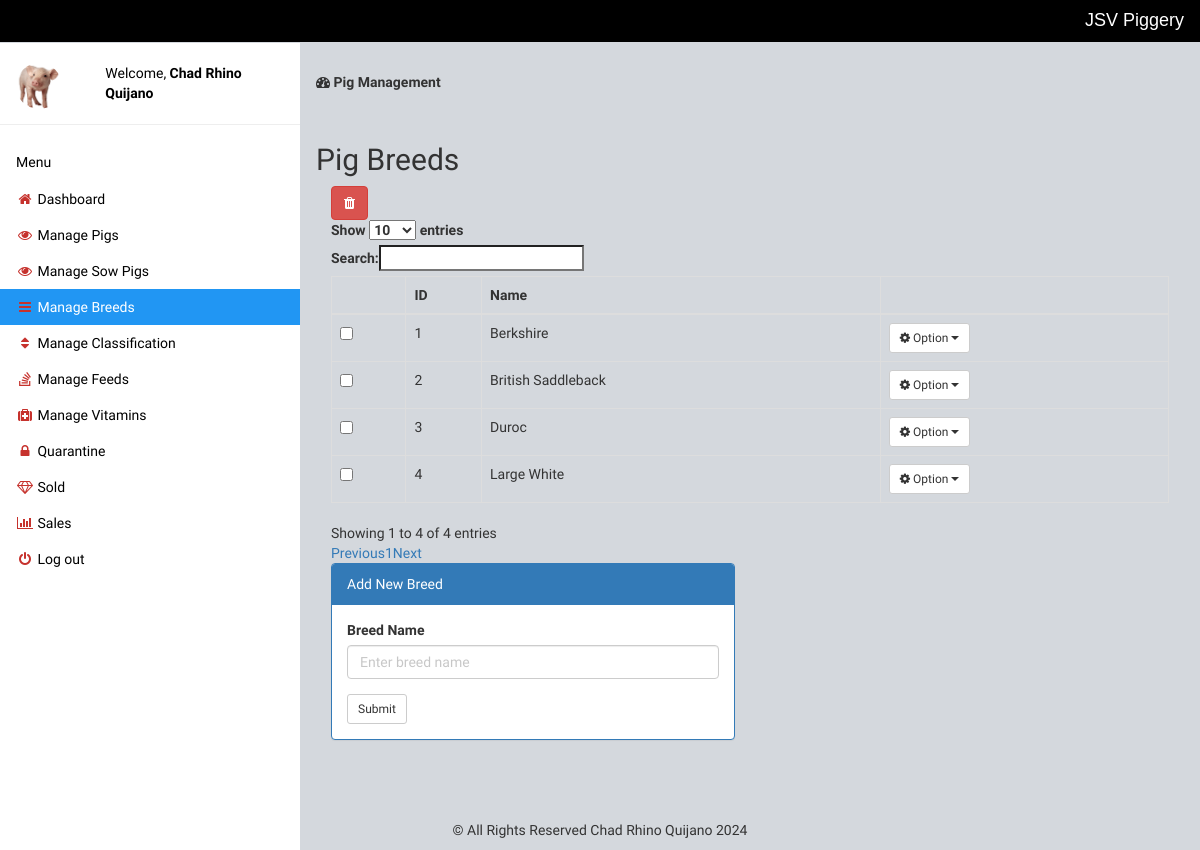
Screenshot of /manage-breed.php (signed in) with the database file from the repository.
### tables this page shows
CREATE TABLE `breed` (
  `id` int(11) NOT NULL,
  `name` varchar(255) NOT NULL
);

### manage-breed.php (the view, shortened to what this page needs)
<?php include 'setting/system.php'; ?>
<?php include 'theme/head.php'; ?>
<?php include 'theme/sidebar.php'; ?>
<div class="w3-main" style="margin-left:300px;margin-top:43px;">
	<header class="w3-container" style="padding-top:22px">
		<h5><b><i class="fa fa-dashboard"></i> Pig Management</b></h5>
	</header>
	<div class="w3-container" style="padding-top:22px">
		<div class="w3-row">
			<h2>Pig Breeds</h2>
			<div class="col-md-12">
				<a title="Check to delete from list" data-toggle="modal" data-target="#_removed" id="delete" class="btn btn-danger"><i class="fa fa-trash"></i>
				</a>
				<form method="post" action="delete_breed.php">
					<table class="table table-hover table-bordered" id="table">
						<thead>
							<tr>
								<th></th>
								<th>ID</th>
								<th>Name</th>
								<th></th>
							</tr>
						</thead>
						<tbody>
							<?php
							$get = $db->query("SELECT * FROM breed");
							$res = $get->fetchAll(PDO::FETCH_OBJ);
							foreach ($res as $n) { ?>
								<tr>
									<td>
										<input type="checkbox" name="selector[]" value="<?php echo $n->id ?>">
									</td>
									<td> <?php echo $n->id; ?> </td>
									<td> <?php echo $n->name; ?> </td>
									<td class="dropdown">
										<button class="btn btn-sm btn-default dropdown-toggle" type="button" data-toggle="dropdown"><i class="fa fa-cog"></i> Option
											<span class="caret"></span></button>
									</td>
								</tr>
							<?php }
							?>
						</tbody>
					</table>
				</form>
			</div>
			<?php
			$title = "Add New Breed";
			$name = "";
			$button_name = "submit";
			?>
			<div class="col-md-6">
				<div class="panel panel-primary">
					<div class="panel-heading"><?= $title ?></div>
					<div class="panel-body">
						<form method="post">
							<div class="form-group">
								<label class="control-label">Breed Name</label>
								<input type="text" name="breed" class="form-control" placeholder="Enter breed name" value="<?= $name ?>">
							</div>
							<button class="btn btn-sm btn-default" type="submit" name="<?= $button_name ?>">Submit</button>
						</form>
					</div>
				</div>
			</div>
		</div>
	</div>
</div>
<?php include 'theme/foot.php'; ?>

### theme/head.php (shortened to what this page needs)
<!DOCTYPE html>
<html>
<head>
<link rel="stylesheet" href="./plugin/w3.css">
<link rel="stylesheet" href="./plugin/bootstrap.min.css">
<link rel="stylesheet" href="./plugin/font-awesome.min.css">
<link rel="stylesheet" type="text/css" href="https://cdn.datatables.net/1.10.16/css/dataTables.bootstrap.min.css">
<link rel="stylesheet" type="text/css" href="https://cdnjs.cloudflare.com/ajax/libs/bootstrap-datepicker/1.7.1/css/bootstrap-datepicker.min.css">
</head>
<body>

### theme/sidebar.php (shortened to what this page needs)
<?php
$url = implode(explode('/jsv', strtolower($_SERVER['REQUEST_URI'])));
$active = "w3-blue";
?>
<div class="w3-bar w3-top w3-black w3-large dont-print" style="z-index:4">
  <span class="w3-bar-item w3-right" style="font-family: sans-serif;"><?php echo NAME_X; ?></span>
</div>
<nav class="w3-sidebar w3-collapse w3-white w3-animate-left dont-print" style="z-index:3;width:300px;" id="mySidebar"><br>
  <div class="w3-container w3-row">
    <div class="w3-col s4">
      <img src="img/pig.png" class="w3-circle w3-margin-right" style="width:46px">
    </div>
    <div class="w3-col s8 w3-bar">
      <span>Welcome, <strong><?php echo ucwords($_SESSION['name']); ?></strong></span><br>
    </div>
  </div>
  <hr>
  <div class="w3-container">
    <h5>Menu</h5>
  </div>
  <div class="w3-bar-block">
    <a href="dashboard.php" class="w3-bar-item w3-button w3-padding <?= $url == '/dashboard.php' ? $active : '' ?>"><i class="fa fa-home fa-fw" style="color: #c6322d !important;"></i> Dashboard</a>
    <a href="manage-pig.php" class="w3-bar-item w3-button w3-padding <?= $url == '/manage-pig.php' || $url == '/add-pig.php' || str_contains($url ,'/edit-pig.php') || str_contains($url ,'/quarantine.php') || str_contains($url ,'/sold.php') || str_contains($url ,'/sold-all.php') ? $active : '' ?>"><i class="fa fa-eye fa-fw" style="color: #c6322d !important;"></i> Manage Pigs</a>
    <a href="manage-anay.php" class="w3-bar-item w3-button w3-padding <?= $url == '/manage-anay.php' || str_contains($url, '/edit-anay.php') ? $active : '' ?>"><i class="fa fa-eye fa-fw" style="color: #c6322d !important;"></i> Manage Sow Pigs</a>
    <a href="manage-breed.php" class="w3-bar-item w3-button w3-padding <?= str_contains($url, '/manage-breed.php') ? $active : '' ?>"><i class="fa fa-reorder fa-fw" style="color: #c6322d !important;"></i> Manage Breeds</a>
    <a href="manage-classification.php" class="w3-bar-item w3-button w3-padding <?= $url == '/manage-classification.php' ? $active : '' ?>"><i class="fa fa-sort fa-fw" style="color: #c6322d !important;"></i> Manage Classification</a>
    <a href="manage-feed.php" class="w3-bar-item w3-button w3-padding <?= str_contains($url, '/manage-feed.php') ? $active : '' ?>"><i class="fa fa-stack-overflow fa-fw" style="color: #c6322d !important;"></i> Manage Feeds</a>
    <a href="manage-vitamins.php" class="w3-bar-item w3-button w3-padding <?= str_contains($url, '/manage-vitamins.php') ? $active : '' ?>"><i class="fa fa-medkit fa-fw" style="color: #c6322d !important;"></i> Manage Vitamins</a>
    <a href="manage-quarantine.php" class="w3-bar-item w3-button w3-padding <?= $url == '/manage-quarantine.php' ? $active : '' ?>"><i class="fa fa-lock fa-fw" style="color: #c6322d !important;"></i> Quarantine</a>
    <a href="manage-sold.php" class="w3-bar-item w3-button w3-padding <?= $url == '/manage-sold.php' || str_contains($url ,'/receipt.php') ? $active : '' ?>"><i class="fa fa-diamond fa-fw" style="color: #c6322d !important;"></i> Sold</a>
    <a href="manage-sales.php" class="w3-bar-item w3-button w3-padding <?= $url == '/manage-sales.php' ? $active : '' ?>"><i class="fa fa-bar-chart fa-fw" style="color: #c6322d !important;"></i> Sales</a>
    <a href="logout.php" class="w3-bar-item w3-button w3-padding"><i class="fa fa-power-off fa-fw" style="color: #c6322d !important;"></i> Log out</a><br><br>
  </div>
</nav>

### theme/foot.php (shortened to what this page needs)
<p class="text-center dont-print" style="margin-top: 5%">
	&copy; All Rights Reserved Chad Rhino Quijano 2024
</p>
</body>
</html>

### theme/head.php (style rules this page uses)
body { font-family: 'Baumans'; background-color: #d4d8dd; }

### rows the page displays
breed: id "1", name "Berkshire"
breed: id "2", name "British Saddleback"
breed: id "3", name "Duroc"
breed: id "4", name "Large White"

### other values shown
NAME_X "JSV Piggery"
$_SESSION['name'] "Chad Rhino Quijano"
$title "Add New Breed"
